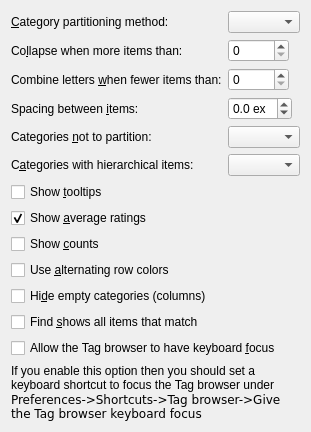
     <widget class="QWidget" name="tag_browser_tab">
      <attribute name="icon">
       <iconset resource="../../../../resources/images.qrc">
        <normaloff>:/images/tags.png</normaloff>:/images/tags.png</iconset>
      </attribute>
      <attribute name="title">
       <string>&amp;Tag browser</string>
      </attribute>
      <layout class="QFormLayout" name="formLayout">
       <property name="fieldGrowthPolicy">
        <enum>QFormLayout::ExpandingFieldsGrow</enum>
       </property>
       <item row="1" column="1">
        <widget class="QComboBox" name="opt_tags_browser_partition_method">
         <property name="toolTip">
          <string>Choose how Tag browser subcategories are displayed when
there are more items than the limit. Select by first
letter to see an A, B, C list. Choose partitioned to
have a list of fixed-sized groups. Set to disabled
if you never want subcategories</string>
         </property>
        </widget>
       </item>
       <item row="1" column="0">
        <widget class="QLabel" name="label_9">
         <property name="text">
          <string>&amp;Category partitioning method:</string>
         </property>
         <property name="buddy">
          <cstring>opt_tags_browser_partition_method</cstring>
         </property>
        </widget>
       </item>
       <item row="3" column="0">
        <widget class="QLabel" name="label_10">
         <property name="text">
          <string>Co&amp;llapse when more items than:</string>
         </property>
         <property name="buddy">
          <cstring>opt_tags_browser_collapse_at</cstring>
         </property>
        </widget>
       </item>
       <item row="3" column="1">
        <widget class="QSpinBox" name="opt_tags_browser_collapse_at">
         <property name="toolTip">
          <string>If a Tag browser category has more than this number of items, it is divided
up into subcategories. If the partition method is set to disable, this value is ignored.</string>
         </property>
         <property name="maximum">
          <number>10000</number>
         </property>
        </widget>
       </item>
       <item row="4" column="0">
        <widget class="QLabel" name="label_10">
         <property name="text">
          <string>Combine letters &amp;when fewer items than:</string>
         </property>
         <property name="buddy">
          <cstring>opt_tags_browser_collapse_fl_at</cstring>
         </property>
        </widget>
       </item>
       <item row="4" column="1">
        <widget class="QSpinBox" name="opt_tags_browser_collapse_fl_at">
         <property name="toolTip">
          <string>If collapsing by first letter, combine adjacent letters together if
there are fewer items under a letter than specified here. If the partition method is
not set to first letter, this value is ignored. Set to zero to disable.</string>
         </property>
         <property name="maximum">
          <number>10000</number>
         </property>
        </widget>
       </item>
       <item row="5" column="0">
        <widget class="QLabel" name="label">
         <property name="text">
          <string>Spacing between &amp;items:</string>
         </property>
         <property name="buddy">
          <cstring>opt_tag_browser_item_padding</cstring>
         </property>
        </widget>
       </item>
       <item row="5" column="1">
        <widget class="QDoubleSpinBox" name="opt_tag_browser_item_padding">
         <property name="toolTip">
          <string>The spacing between consecutive items in the Tag browser. In units of (ex) which is the approximate height of the letter 'x' in the currently used font. </string>
         </property>
         <property name="suffix">
          <string> ex</string>
         </property>
         <property name="decimals">
          <number>1</number>
         </property>
         <property name="minimum">
          <double>-1.000000000000000</double>
         </property>
         <property name="maximum">
          <double>2.000000000000000</double>
         </property>
         <property name="singleStep">
          <double>0.100000000000000</double>
         </property>
        </widget>
       </item>
       <item row="6" column="0">
        <widget class="QLabel" name="label_8111">
         <property name="text">
          <string>Categories &amp;not to partition:</string>
         </property>
         <property name="buddy">
          <cstring>opt_tag_browser_dont_collapse</cstring>
         </property>
        </widget>
       </item>
       <item row="6" column="1">
        <widget class="EditWithComplete" name="opt_tag_browser_dont_collapse">
         <property name="sizePolicy">
          <sizepolicy hsizetype="Expanding" vsizetype="Fixed">
           <horstretch>0</horstretch>
           <verstretch>0</verstretch>
          </sizepolicy>
         </property>
         <property name="toolTip">
          <string>A comma-separated list of categories that are not to
be partitioned even if the number of items is larger than
the value shown above. This option can be used to
avoid collapsing hierarchical categories that have only
a few top-level elements.</string>
         </property>
        </widget>
       </item>
       <item row="7" column="0">
        <widget class="QLabel" name="label_81">
         <property name="text">
          <string>C&amp;ategories with hierarchical items:</string>
         </property>
         <property name="buddy">
          <cstring>opt_categories_using_hierarchy</cstring>
         </property>
        </widget>
       </item>
       <item row="7" column="1">
        <widget class="EditWithComplete" name="opt_categories_using_hierarchy">
         <property name="sizePolicy">
          <sizepolicy hsizetype="Expanding" vsizetype="Fixed">
           <horstretch>0</horstretch>
           <verstretch>0</verstretch>
          </sizepolicy>
         </property>
         <property name="toolTip">
          <string>A comma-separated list of categories in which items containing
periods are displayed in the Tag browser trees. For example, if
this box contains 'tags' then tags of the form 'Mystery.English'
and 'Mystery.Thriller' will be displayed with English and Thriller
both under 'Mystery'. If 'tags' is not in this box,
then the tags will be displayed each on their own line.</string>
         </property>
        </widget>
       </item>
       <item row="8" column="0">
        <widget class="QCheckBox" name="opt_tag_browser_show_tooltips">
         <property name="text">
          <string>Show &amp;tooltips</string>
         </property>
        </widget>
       </item>
       <item row="9" column="0">
        <widget class="QCheckBox" name="opt_show_avg_rating">
         <property name="text">
          <string>Show &amp;average ratings</string>
         </property>
         <property name="checked">
          <bool>true</bool>
         </property>
        </widget>
       </item>
       <item row="10" column="0" colspan="2">
        <widget class="QCheckBox" name="opt_tag_browser_show_counts">
         <property name="toolTip">
          <string>Show counts for items in the Tag browser. Such as the number of books
by each author, the number of authors, etc. If you turn it off, you can still
see the counts by hovering your mouse over any item.</string>
         </property>
         <property name="text">
          <string>Show &amp;counts</string>
         </property>
        </widget>
       </item>
       <item row="11" column="0" colspan="2">
        <widget class="QCheckBox" name="opt_tag_browser_old_look">
         <property name="text">
          <string>Use &amp;alternating row colors</string>
         </property>
        </widget>
       </item>
       <item row="12" column="0" colspan="2">
        <widget class="QCheckBox" name="opt_tag_browser_hide_empty_categories">
         <property name="toolTip">
          <string>When checked, calibre will automatically hide any category
 (a column, custom or standard) that has no items to show. For example, some
 categories might not have values when using Virtual libraries. Checking this
 box will cause these empty categories to be hidden.</string>
         </property>
         <property name="text">
          <string>Hi&amp;de empty categories (columns)</string>
         </property>
        </widget>
       </item>
       <item row="13" column="0" colspan="2">
        <widget class="QCheckBox" name="opt_tag_browser_always_autocollapse">
         <property name="toolTip">
          <string>When checked, Find in the Tag browser will show all items
 that match the search instead of the first one. If Hide empty categories is
 also checked then only categories containing a matched item will be shown.</string>
         </property>
         <property name="text">
          <string>Find &amp;shows all items that match</string>
         </property>
        </widget>
       </item>
       <item row="14" column="0" colspan="2">
        <widget class="QCheckBox" name="opt_tag_browser_allow_keyboard_focus">
         <property name="toolTip">
          <string>&lt;p&gt;When checked, the Tag browser can get keyboard focus, allowing
use of the keyboard to navigate the tree using the arrow keys. The Enter key simulates
a click on the selected item. The keyboard shortcut 'Tag browser /
Give the Tag browser keyboard focus' changes the keyboard focus without
using the mouse.&lt;/p&gt;</string>
         </property>
         <property name="text">
          <string>Allow the Tag browser to have keyboard &amp;focus</string>
         </property>
        </widget>
       </item>
       <item row="15" column="0" colspan="2">
        <widget class="QLabel" name="tb_focus_label">
         <property name="styleSheet">
          <string notr="true">margin-left: 1.5em</string>
         </property>
         <property name="text">
          <string>&lt;p style=&quot;text-indent: 2em; font-size:smaller&quot;&gt;If you enable this option then you should set a keyboard shortcut to focus the Tag browser under &lt;code&gt;Preferences-&amp;gt;Shortcuts-&amp;gt;Tag browser-&amp;gt;Give the Tag browser keyboard focus&lt;/code&gt;</string>
         </property>
         <property name="wordWrap">
          <bool>true</bool>
         </property>
        </widget>
       </item>
      </layout>
     </widget>
